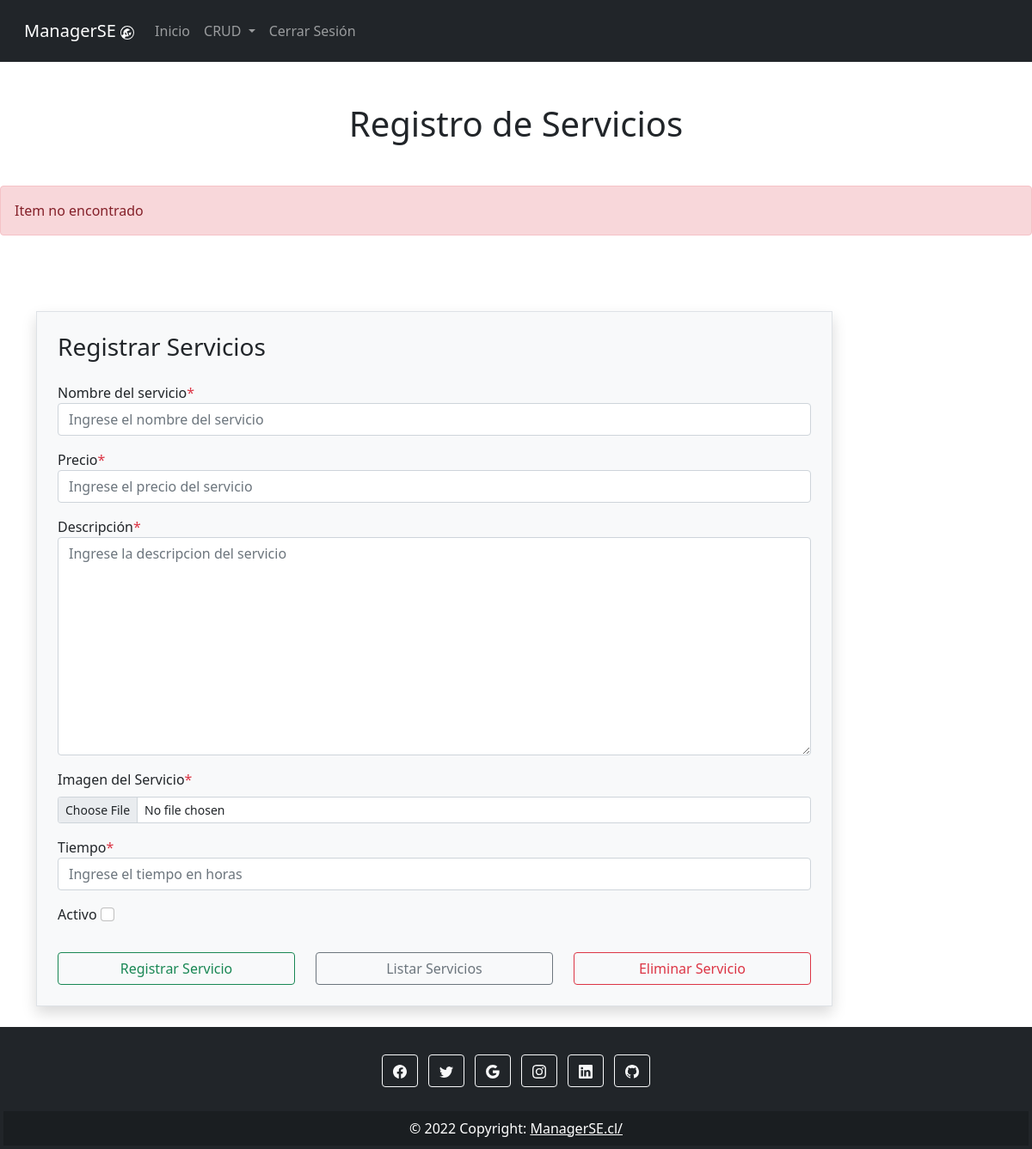
/crud/servicios/2/ (signed in), run on an earlier commit of the app's database.
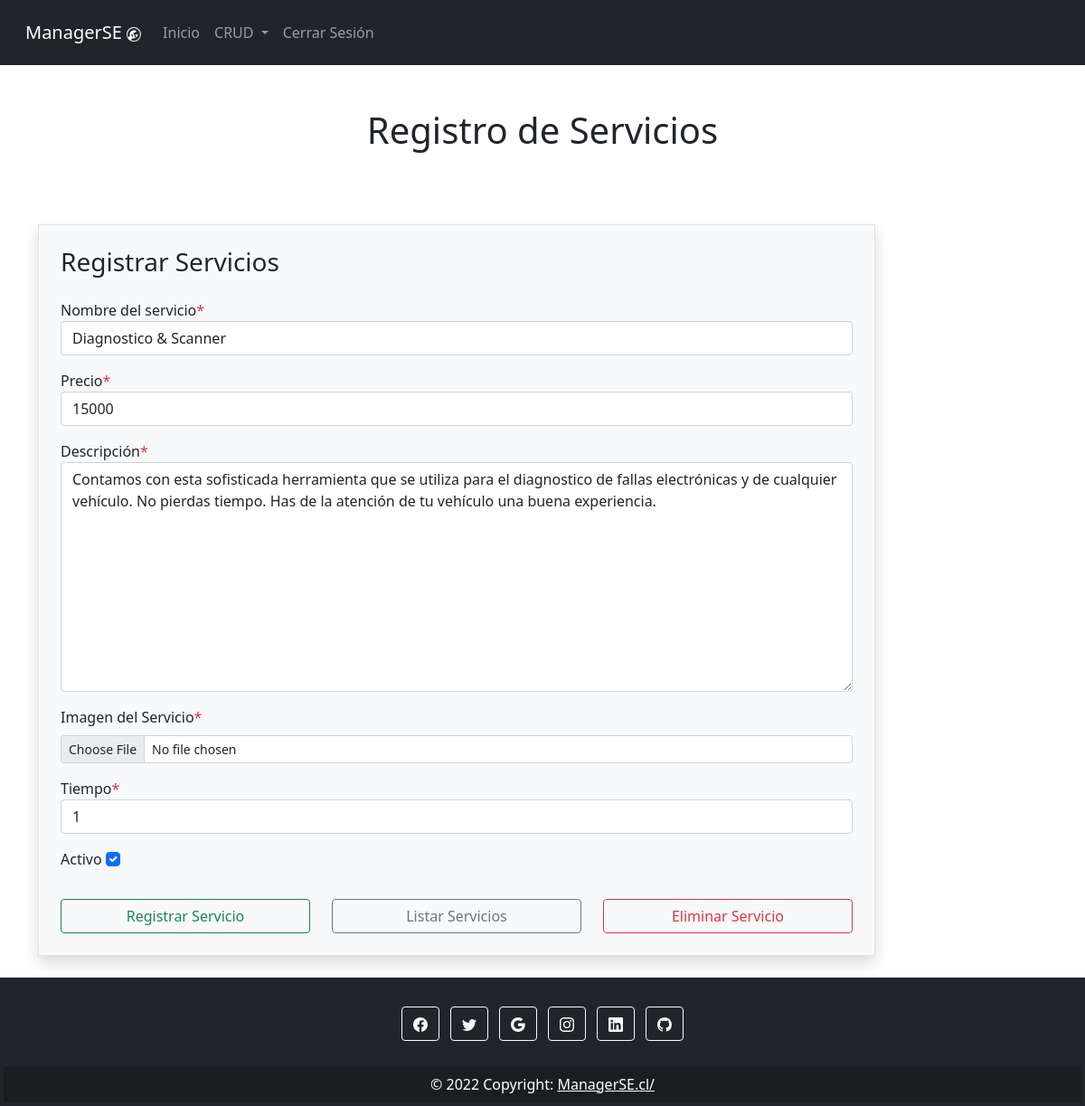
And on a later commit of the database.
### CRUD/models.py (models this page shows)
class Servicios(models.Model):
    nombreServicio = models.CharField(max_length = 50, unique = True)
    precioServicio = models.IntegerField()
    descripcion = models.TextField(max_length = 50)
    tiempo = models.IntegerField()
    imgServicio = models.ImageField(upload_to = "servicio", null = True)
    activo = models.BooleanField()

### CRUD/views.py (the view)
# urls.py: path('servicios/<int:id>/', views.viewReadServicios, name="servicios"),
@login_required
@staff_member_required
def viewReadServicios(request,id):
    cntx = {}
    try:
        fila = Servicios.objects.get(pk = id)
        cntx = {'fila': fila}
    except:
        cntx = {'error': 'Item no encontrado'}
    servicios = Servicios.objects.all()
    cntx["servicios"] = servicios
    return render(request, 'servicios.html', cntx)

### CRUD/templates/servicios.html (shortened to what this page needs)
{% extends "index.html" %}
{% block tituloPagina %}
    <div class="text-center mt-5">
        <h1>Registro de Servicios</h1>
    </div>
{% endblock %}
{% block mensaje %}
{% if mensaje %}
    <div class="alert alert-success mt-5" role="alert">
        {{ mensaje }}
    </div>
{% elif error %}
    <div class="alert alert-danger mt-5" role="alert">
        {{ error }}
    </div>
{% endif %}
{% endblock %}
{% block contenido %}
<br>
    <div class="container">
        <div class="row">
            <div class="col-md-10 off-md-4">
                <div class="signup-form">
                    <form action="{%url 'servicios' %}" method="POST" autocomplete="off" class="mt-5 border p-4 bg-light shadow">
                        <h3 class="mb-4">Registrar Servicios</h3>
                        <div class="mb-3 col-md-12">
                            <label for="txtNombreServicio">Nombre del servicio<span class="text-danger">*</span></label>
                            <input type="text" id="txtNombreServicio" name="txtNombreServicio" placeholder="Ingrese el nombre del servicio" class="txtNombreServicio form-control" value="{{ fila.nombreServicio }}">
                        </div>
                        <div class="mb-3 col-md-12">
                            <label for="txtPrecio">Precio<span class="text-danger">*</span></label>
                            <input type="text" id="txtPrecio" name="txtPrecio" placeholder="Ingrese el precio del servicio" class="txtPrecio form-control" value="{{ fila.precioServicio }}">
                        </div>
                        <div class="mb-3 col-md-12">
                            <label for="txtDescripcion">Descripción<span class="text-danger">*</span></label>
                            <textarea name="txtDescripcion" id="txtDescripcion" class="txtPrecio form-control" placeholder="Ingrese la descripcion del servicio" rows="10" cols="50">{{fila.descripcion }}</textarea>
                        </div>
                        <div class="mb-3 col-md-12">
                            <label for="formFile" class="form-label">Imagen del Servicio<span class="text-danger">*</span></label>
                            <input class="form-control form-control-sm formFile" id="formFile" name="formFile" type="file" value="{{fila.imgServicio}}">
                          </div>
                        <div class="mb-3 col-md-12">
                            <label for="txtTiempo">Tiempo<span class="text-danger">*</span></label>
                            <input type="number" id="txtTiempo" name="txtTiempo" placeholder="Ingrese el tiempo en horas" class="txtTiempo form-control" value="{{ fila.tiempo }}">
                        </div>
                        <div class="mb-3 col-md-12">
                            <label class="form-check-label" for="chkActivo">Activo</label>
                            <input type="checkbox" name="chkActivo" id="chkActivo" class="form-check-input" value="1" {% if fila.activo %}{{ 'checked' }}{% endif %}>
                        </div>
                        <div class="row">
                          <div class="col-md-4 mt-3">
                            <input type="submit" name="btnCreate" class="btnCreate btn btn-outline-success form-control" value="Registrar Servicio">
                          </div>
                          <div class="col-md-4 mt-3">
                            <input type="submit" name="btnRead" class="btnRead btn btn-outline-secondary form-control" value="Listar Servicios">
                          </div>
                          <div class="col-md-4 mt-3">
                            <input type="submit" name="btnDelete" class="btnDelete btn btn-outline-danger form-control" value="Eliminar Servicio">
                          </div>
                        </div>
                    </form>
                </div>
            </div>
        </div>
    </div>
{% endblock %}

### CRUD/templates/index.html (shortened to what this page needs)
<!DOCTYPE html>
<html lang="en">
<head>
    <link href="https://cdn.jsdelivr.net/npm/bootstrap@5.0.2/dist/css/bootstrap.min.css" rel="stylesheet">
<body>
    <header>
        <nav class="navbar navbar-expand-lg navbar-dark bg-dark p-3 col-md-12">
            <div class="container-fluid">
              <a class="navbar-brand" href="{% url 'inicio' %}">
                  ManagerSE
              </a>
              <div class="collapse navbar-collapse" id="navbarNavDropdown">
                <ul class="navbar-nav">
                  <li class="nav-item">
                    <a class="nav-link" aria-current="page" href="{% url 'inicio' %}">Inicio</a>
                  </li>
                  {% if user.is_authenticated %}
                  {% if user.is_superuser %}
                  <li class="nav-item dropdown">
                    <a class="nav-link dropdown-toggle" href="#" id="navbarDropdownMenuLink" role="button" data-bs-toggle="dropdown" aria-expanded="false">
                      CRUD
                    </a>
                  </li>
                  {%endif%}
                  <li class="nav-item">
                    <a class="nav-link" href="{%url 'logout' %}" tabindex="-1" aria-disabled="true">Cerrar Sesión</a>
                  </li>
                  {%endif%}
                </ul>
              </div>
            </div>
          </nav>
    </header>
    <article>
        <section>
                {% block tituloPagina %} {% endblock %}
                {% block mensaje %} {% endblock %}
                {% block contenido %} {% endblock %}
        </section>
    </article>
    <footer class="bg-dark text-center text-white p-1 mt-4">
      <div class="container-fluid p-4 pb-0">
        <section class="mb-4">
          <a class="btn btn-outline-light btn-floating m-1" href="https://www.facebook.com/" role="button"
            ></a>
          <a class="btn btn-outline-light btn-floating m-1" href="https://twitter.com/" role="button"
          ></a>
          <a class="btn btn-outline-light btn-floating m-1" href="https://www.google.com/" role="button"
          ></a>
          <a class="btn btn-outline-light btn-floating m-1" href="https://www.instagram.com/" role="button"
          ></a>
          <a class="btn btn-outline-light btn-floating m-1" href="https://www.linkedin.com/" role="button"
          ></a>
          <a class="btn btn-outline-light btn-floating m-1" href="https://github.com/" role="button"
          ></a>
        </div>
      <div class="text-center p-2" style="background-color: rgba(0, 0, 0, 0.2);">
        © 2022 Copyright:
        <a class="text-white" href="{%url 'inicio'%}">ManagerSE.cl/</a>
      </div>
    </footer>
</body>
</html>

What changed in the data, as far as the page shows it:
added Servicios: txtNombreServicio "Diagnostico & Scanner", txtPrecio "15000", txtDescripcion "Contamos con esta sofisticada herramienta que se utiliza para el diagnostico de fallas electrónicas y de cualquier vehículo. No pierdas tiempo. Has de la atención de tu vehículo una buena experiencia.", txtTiempo "1", activo "☑"
Also different on the page:
{{ error }}: "Item no encontrado" → (not shown)
form field chkActivo: "☐" → (not shown)
